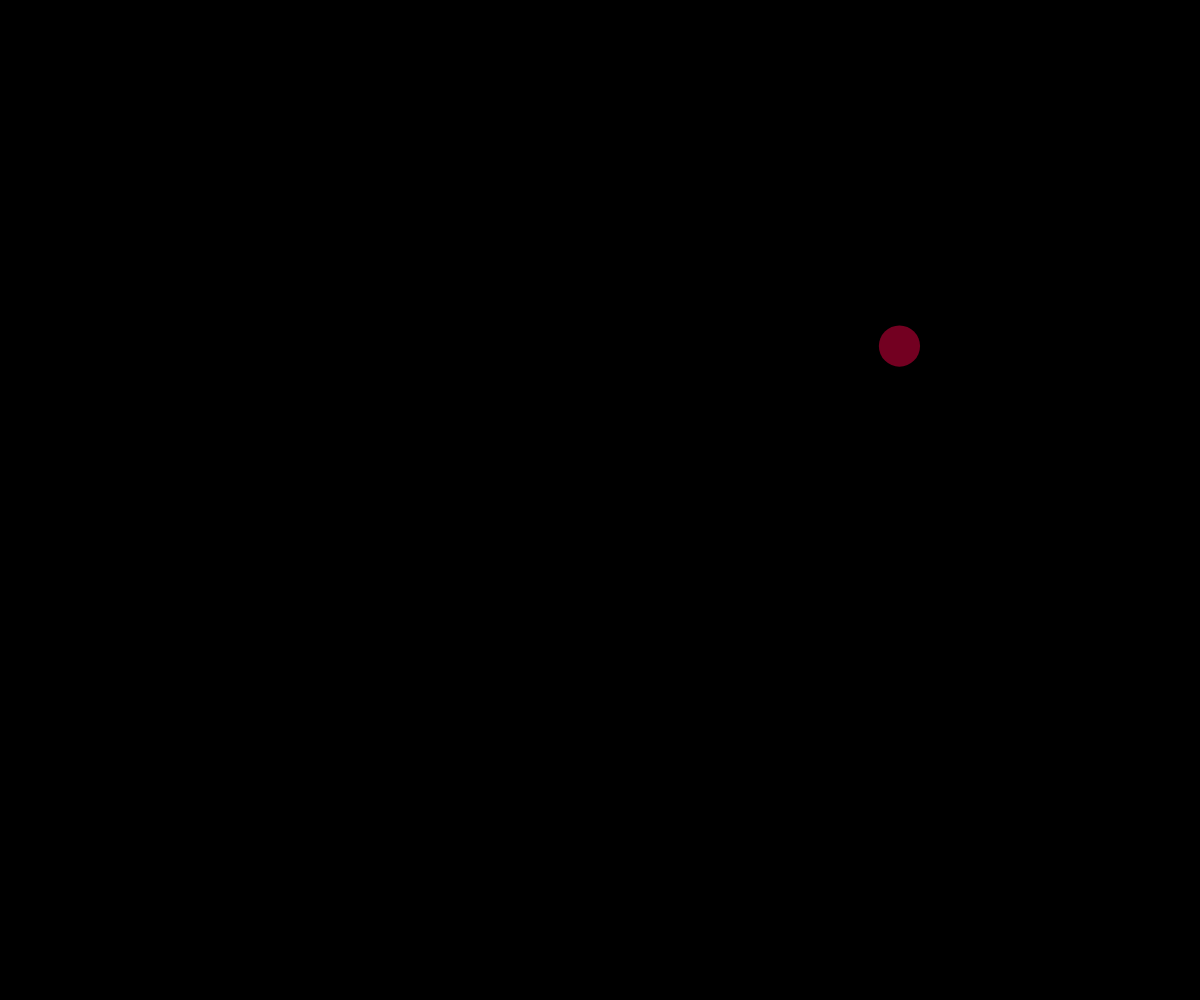
Frame 1 (no input)
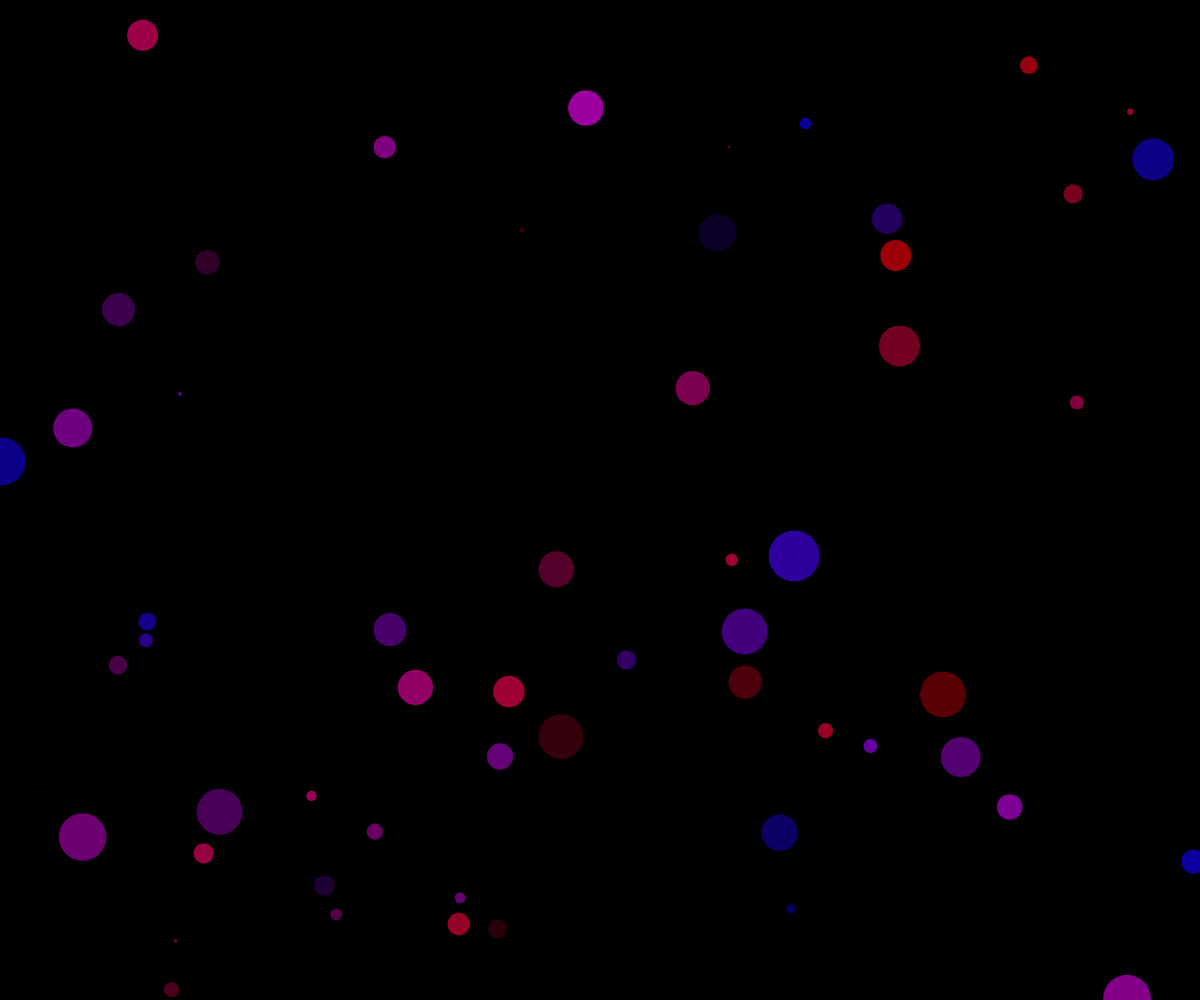
Frame 60 (no input)
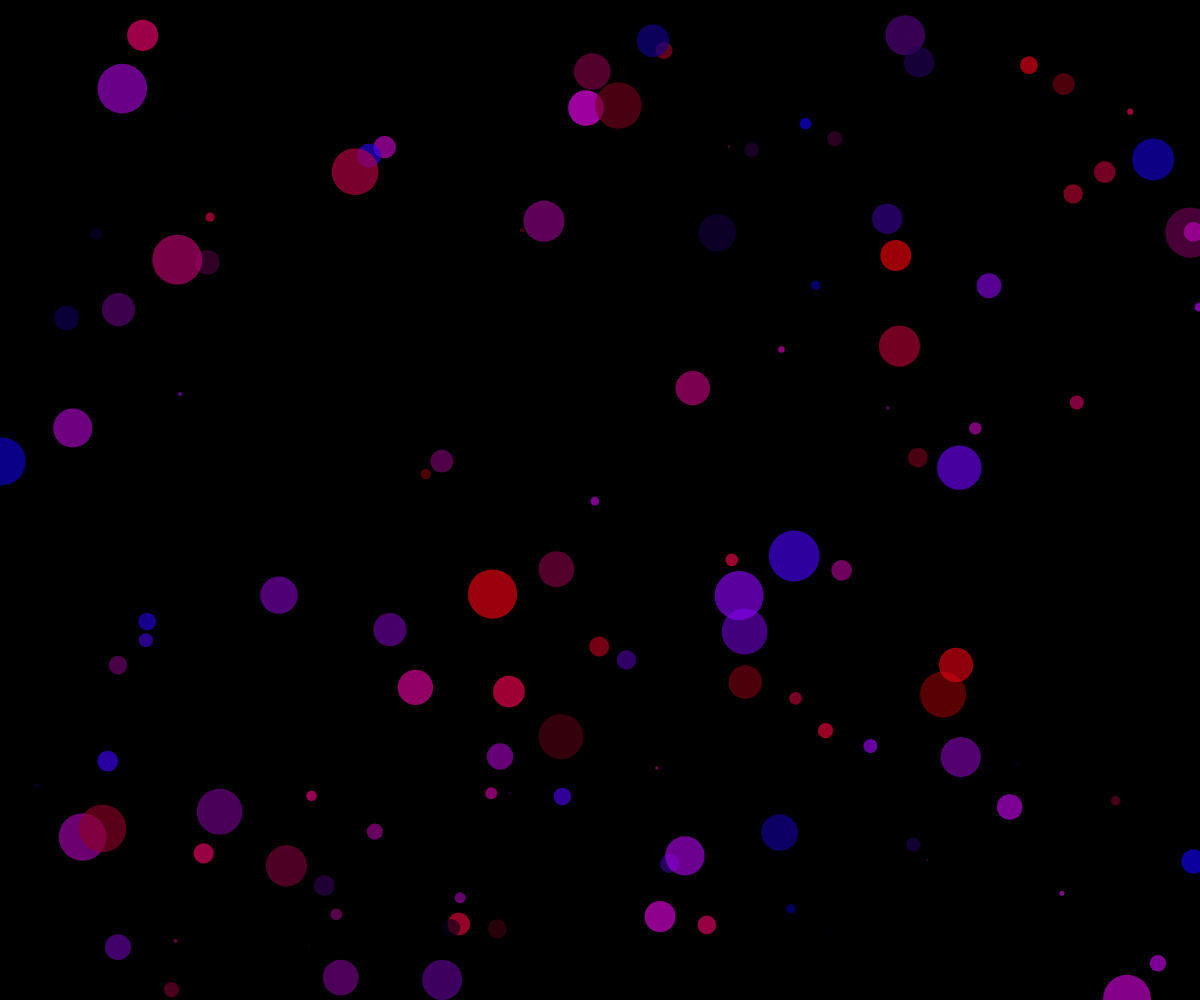
Frame 120 (the mouse pressed at the canvas centre since frame 60)

The p5.js sketch that drew these frames (run headless with seeded random() and noise() and a simulated clock; from frame 60 on, the mouse is pressed at the canvas centre):

// p5.js sketch
// ── sketch.js
var bgColor = 0;

function setup() {
  createCanvas(windowWidth, windowHeight);
  background(bgColor);
}

function draw() {
  putCircle();
}

function putCircle() {
  fill(random(256), 0, random(256), 160);
  noStroke();
  circle(random(windowWidth), random(windowHeight), random(1, 51));
}

function mouseDragged() {
  fill(bgColor);
  circle(mouseX, mouseY, 150);
}
